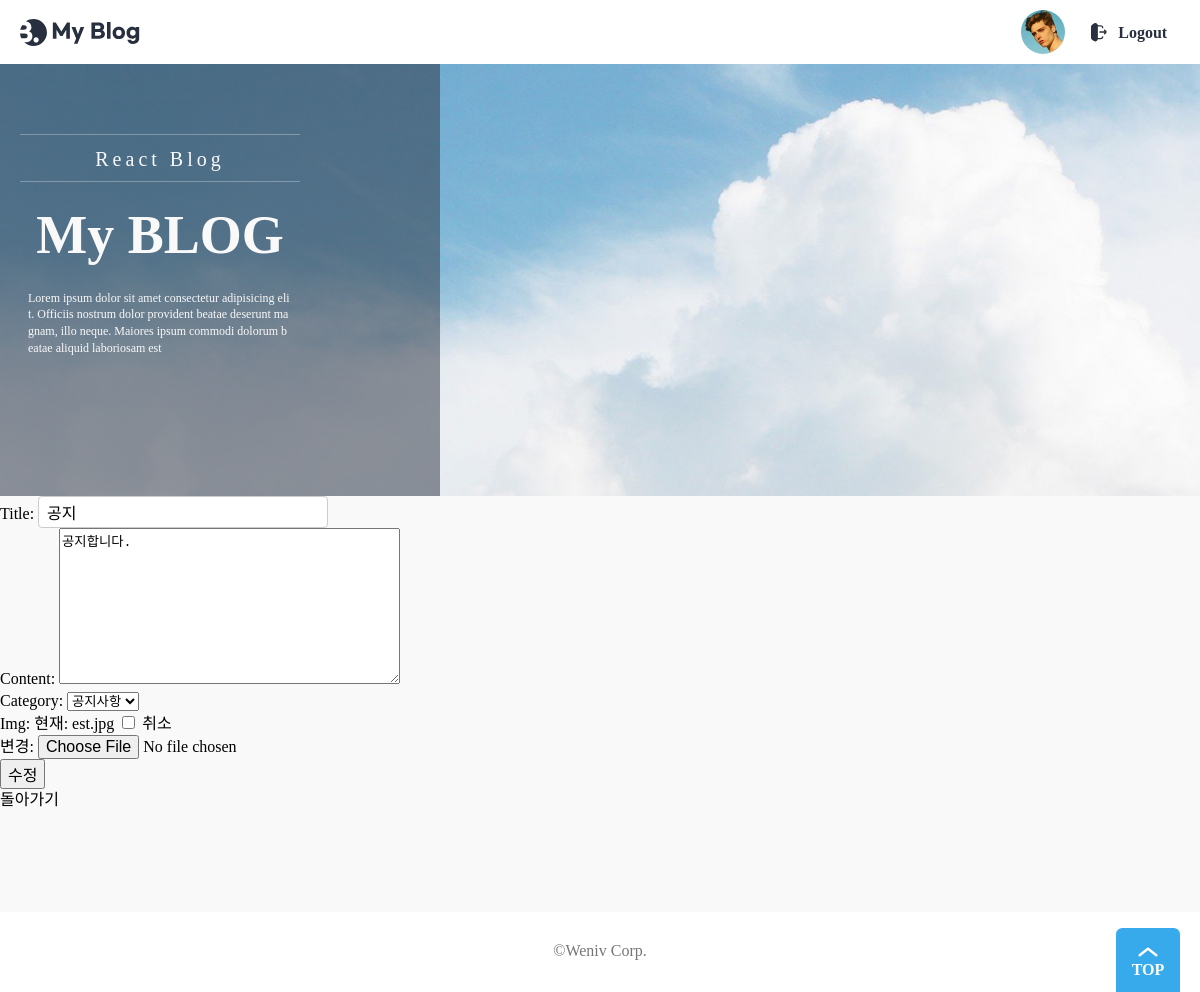
The app's page /blog/1/edit/ (signed in) with its own data.
### posts/models.py (models this page shows, shortened)
class Post(models.Model):
    title = models.CharField(max_length=20)
    content = models.TextField()
    writer = models.ForeignKey(User, on_delete=models.CASCADE)  # user foreignkey
    category_choices = (('일반', '일반'), ('공지사항', '공지사항'))
    category = models.CharField(max_length=20, choices=category_choices)
    created_at = models.DateTimeField(auto_now_add=True)
    updated_at = models.DateTimeField(auto_now=True)
    hit = models.PositiveIntegerField(default=0)
    img = models.ImageField(upload_to="", blank=True, null=True)

### posts/views.py (the view, shortened to what this page needs)
# urls.py: path('<int:post_id>/edit/', PostEdit.as_view(), name='edit'),
class PostEdit(LoginRequiredMixin, UpdateView):
    login_url = reverse_lazy('accounts:login')
    model = Post
    fields = ['title', 'content', 'category', 'img']
    template_name = 'posts/edit.html'
    context_object_name = 'post'
    success_url = reverse_lazy('blog:list')
    def get_object(self):
        object = get_object_or_404(Post, id=self.kwargs['post_id'])
        return object

### posts/templates/posts/edit.html (shortened to what this page needs)
{% extends 'base.html' %}
{% load static %}
{% block content %}
<head>
    <link rel="stylesheet" type="text/css" href="{% static 'css/common.css' %}">
    <link rel="stylesheet" type="text/css" href="{% static 'css/table.css' %}">
    <link rel="stylesheet" type="text/css" href="{% static 'css/write.css' %}">
</head>
<form action="{% url 'blog:edit' post.id %}" method="post" enctype="multipart/form-data">
    {{ form.as_p }}
    <input type="submit" value="수정">
</form>
<a href="{% url 'blog:list' %}">돌아가기</a>
{% endblock %}

### static/css/global.css (style rules this page uses)
:root { --main-color: rgb(55, 170, 236); --main-rgb: 55, 171, 236; --outline-border: rgb(55, 160, 236); --red-color: rgb(243, 124, 75); --red-rgb: 243, 124, 75; --black-color: #28303f; --white-color: #fff; --gray-color: #767676; --border-color: #ddd; --gray-background-light: #f9f9f9; --gray-background: #f5f5f5; --gray-text: #6f6f6f; --border-radius: 0.4em; }
h1, a, div, p, section, article, input, textarea { box-sizing: border-box; }
a { text-decoration: none; color: inherit; }
html { font-size: 10px; }
body { font-size: 1.6rem; line-height: 1.4; }
input, button { font-size: inherit; font-family: inherit; }
a { border-radius: 0.8rem; overflow: hidden; }
body { background: var(--gray-background-light); }

### static/css/common.css (style rules this page uses)
body, h1, h2, p, fieldset, ul { padding: 0; margin: 0; }
a { text-decoration: none; color: inherit; }
input, textarea, select { box-sizing: border-box; }
select:enabled, button:enabled { cursor: pointer; }
body { min-width: 1000px; display: flex; flex-direction: column; min-height: 100vh; }
[type="text"], [type="password"], [type="email"] { width: 290px; height: 32px; border: 1px solid #ccc; border-radius: 4px; padding: 0 8px; }

### records on screen
Post: title "공지", content "공지합니다.", category "공지사항"
